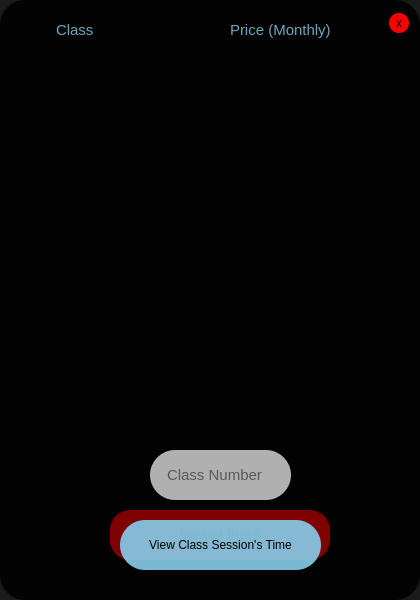
   <widget class="QWidget" name="BookClassWidget" native="true">
    <property name="geometry">
     <rect>
      <x>820</x>
      <y>190</y>
      <width>420</width>
      <height>600</height>
     </rect>
    </property>
    <property name="styleSheet">
     <string notr="true">background: none;
background-color: rgba(0,0,0,0.9);
border-radius: 25px;</string>
    </property>
    <widget class="QPushButton" name="ExitBCButton">
     <property name="geometry">
      <rect>
       <x>389</x>
       <y>13</y>
       <width>20</width>
       <height>20</height>
      </rect>
     </property>
     <property name="styleSheet">
      <string notr="true">QPushButton{
background: none;
background-color: rgb(255, 0, 0);
border-radius: 10px;
}
QPushButton:hover
{
border: 2px solid rgba(250, 250, 250,0.9);
}
</string>
     </property>
     <property name="text">
      <string>x</string>
     </property>
    </widget>
    <widget class="QLabel" name="label_12">
     <property name="geometry">
      <rect>
       <x>56</x>
       <y>20</y>
       <width>41</width>
       <height>20</height>
      </rect>
     </property>
     <property name="font">
      <font>
       <pointsize>11</pointsize>
      </font>
     </property>
     <property name="styleSheet">
      <string notr="true">background: none;
color: rgba(135, 206, 235,0.8)</string>
     </property>
     <property name="text">
      <string>Class</string>
     </property>
    </widget>
    <widget class="QLabel" name="label_13">
     <property name="geometry">
      <rect>
       <x>230</x>
       <y>20</y>
       <width>121</width>
       <height>20</height>
      </rect>
     </property>
     <property name="font">
      <font>
       <pointsize>11</pointsize>
      </font>
     </property>
     <property name="styleSheet">
      <string notr="true">background: none;
color: rgba(135, 206, 235,0.8)</string>
     </property>
     <property name="text">
      <string>Price (Monthly)</string>
     </property>
    </widget>
    <widget class="QLabel" name="ClassMsgE">
     <property name="geometry">
      <rect>
       <x>110</x>
       <y>510</y>
       <width>220</width>
       <height>50</height>
      </rect>
     </property>
     <property name="styleSheet">
      <string notr="true">background: none;
font-size: 15px;
background-color: rgba(250, 0, 0, 0.5);
border-radius: 20px;</string>
     </property>
     <property name="text">
      <string>Invalid Input</string>
     </property>
     <property name="alignment">
      <set>Qt::AlignmentFlag::AlignCenter</set>
     </property>
    </widget>
    <widget class="QTextEdit" name="ClassNameTxtBox">
     <property name="geometry">
      <rect>
       <x>40</x>
       <y>60</y>
       <width>171</width>
       <height>400</height>
      </rect>
     </property>
     <property name="styleSheet">
      <string notr="true">color: rgba(250,250,250,0.7);
font-size:15px;
background-color: rgba(0,0,0,0.0);</string>
     </property>
     <property name="readOnly">
      <bool>true</bool>
     </property>
     <property name="html">
      <string>&lt;!DOCTYPE HTML PUBLIC &quot;-//W3C//DTD HTML 4.0//EN&quot; &quot;http://www.w3.org/TR/REC-html40/strict.dtd&quot;&gt;
&lt;html&gt;&lt;head&gt;&lt;meta name=&quot;qrichtext&quot; content=&quot;1&quot; /&gt;&lt;meta charset=&quot;utf-8&quot; /&gt;&lt;style type=&quot;text/css&quot;&gt;
p, li { white-space: pre-wrap; }
hr { height: 1px; border-width: 0; }
li.unchecked::marker { content: &quot;\2610&quot;; }
li.checked::marker { content: &quot;\2612&quot;; }
&lt;/style&gt;&lt;/head&gt;&lt;body style=&quot; font-family:'Segoe UI'; font-size:15px; font-weight:400; font-style:normal;&quot;&gt;
&lt;p style=&quot;-qt-paragraph-type:empty; margin-top:0px; margin-bottom:0px; margin-left:0px; margin-right:0px; -qt-block-indent:0; text-indent:0px;&quot;&gt;&lt;br /&gt;&lt;/p&gt;&lt;/body&gt;&lt;/html&gt;</string>
     </property>
    </widget>
    <widget class="QPushButton" name="VCSTButton">
     <property name="geometry">
      <rect>
       <x>120</x>
       <y>520</y>
       <width>201</width>
       <height>50</height>
      </rect>
     </property>
     <property name="styleSheet">
      <string notr="true">QPushButton
{
background: none;
background-color: rgba(135, 206, 235,0.9);
color: black;
border-radius: 25px;
}
QPushButton:hover
{
border: 3px solid rgba(135, 206, 235,0.9);
background-color: rgba(250, 250, 250,0.8);
}</string>
     </property>
     <property name="text">
      <string>View Class Session's Time</string>
     </property>
    </widget>
    <widget class="QLineEdit" name="CNTxtBox">
     <property name="geometry">
      <rect>
       <x>150</x>
       <y>450</y>
       <width>141</width>
       <height>50</height>
      </rect>
     </property>
     <property name="styleSheet">
      <string notr="true">background: none;
background-color: rgba(250,250,250,0.7);
padding-left: 15px;
font-size: 15px;
color: black;
border-color:  rgba(135, 206, 235,0.8);</string>
     </property>
     <property name="text">
      <string/>
     </property>
     <property name="placeholderText">
      <string>Class Number</string>
     </property>
    </widget>
    <widget class="QTextEdit" name="ClassPriceTxtBox">
     <property name="geometry">
      <rect>
       <x>260</x>
       <y>50</y>
       <width>121</width>
       <height>400</height>
      </rect>
     </property>
     <property name="styleSheet">
      <string notr="true">color: rgba(250,250,250,0.7);
font-size:15px;
background-color: rgba(0,0,0,0.0);</string>
     </property>
     <property name="readOnly">
      <bool>true</bool>
     </property>
     <property name="html">
      <string>&lt;!DOCTYPE HTML PUBLIC &quot;-//W3C//DTD HTML 4.0//EN&quot; &quot;http://www.w3.org/TR/REC-html40/strict.dtd&quot;&gt;
&lt;html&gt;&lt;head&gt;&lt;meta name=&quot;qrichtext&quot; content=&quot;1&quot; /&gt;&lt;meta charset=&quot;utf-8&quot; /&gt;&lt;style type=&quot;text/css&quot;&gt;
p, li { white-space: pre-wrap; }
hr { height: 1px; border-width: 0; }
li.unchecked::marker { content: &quot;\2610&quot;; }
li.checked::marker { content: &quot;\2612&quot;; }
&lt;/style&gt;&lt;/head&gt;&lt;body style=&quot; font-family:'Segoe UI'; font-size:15px; font-weight:400; font-style:normal;&quot;&gt;
&lt;p style=&quot;-qt-paragraph-type:empty; margin-top:0px; margin-bottom:0px; margin-left:0px; margin-right:0px; -qt-block-indent:0; text-indent:0px;&quot;&gt;&lt;br /&gt;&lt;/p&gt;&lt;/body&gt;&lt;/html&gt;</string>
     </property>
    </widget>
    <zorder>ExitBCButton</zorder>
    <zorder>label_12</zorder>
    <zorder>label_13</zorder>
    <zorder>ClassNameTxtBox</zorder>
    <zorder>CNTxtBox</zorder>
    <zorder>ClassPriceTxtBox</zorder>
    <zorder>ClassMsgE</zorder>
    <zorder>VCSTButton</zorder>
   </widget>
